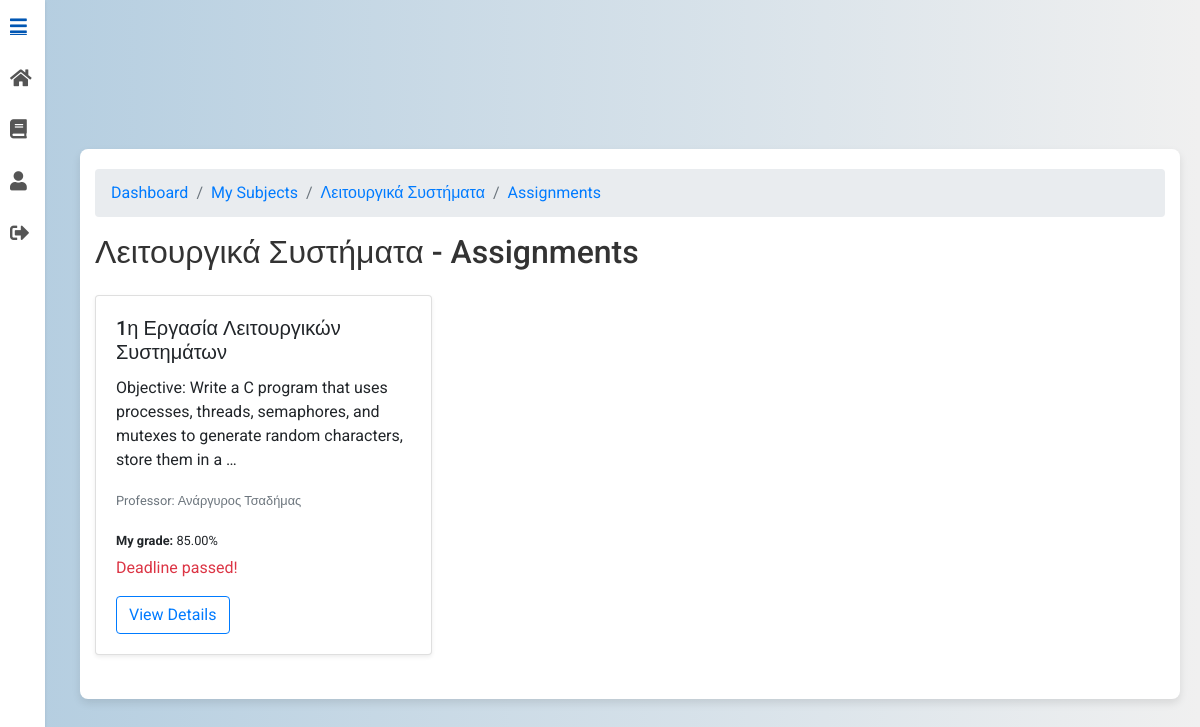
The page /assignments/1/ (signed in) on the database its author committed.
### subjects/models.py (models this page shows, shortened)
class Subject(models.Model):
    name = models.CharField(max_length=100)
    professor = models.ForeignKey(
        CustomUser,
        limit_choices_to={"role": "professor"},
        on_delete=models.CASCADE,
        editable=False,
    )
    description = models.TextField(blank=True)
    class Meta:
        ordering = ["name"]

### assignments/models.py (models this page shows, shortened)
class Assignment(models.Model):
    title = models.CharField(max_length=255)
    description = models.TextField()
    subject = models.ForeignKey("subjects.Subject", related_name="assignments", on_delete=models.CASCADE)
    professor = models.ForeignKey("users.CustomUser", limit_choices_to={"role": "professor"}, on_delete=models.CASCADE)
    due_date = models.DateTimeField()
    file = models.FileField(upload_to=assignment_upload_path, blank=True, null=True, max_length=1024)
    autograde_enabled = models.BooleanField(default=True)
    autograde_max_tokens = models.PositiveIntegerField(default=16000)
    autograde_leniency = models.PositiveIntegerField(default=5)
    autograde_weight_runtime = models.FloatField(default=0.7)
    autograde_weight_rubric = models.FloatField(default=0.3)
    autograde_job_scheduled = models.BooleanField(default=False)
    autograde_done_at = models.DateTimeField(blank=True, null=True)
    created_at = models.DateTimeField(auto_now_add=True)
    updated_at = models.DateTimeField(auto_now=True)

### users/models.py (models this page shows, shortened)
class CustomUser(AbstractUser):
    ROLE_CHOICES = [
        ('student', 'Student'),
        ('professor', 'Professor')
    ]
    role = models.CharField(max_length=10, choices=ROLE_CHOICES)
    institution = models.ForeignKey('Institution', on_delete=models.SET_NULL, null=True, blank=True)

### assignments/views.py (the view)
# urls.py: path("<int:subject_id>/", views.AssignmentListView.as_view(), name="assignment_list"),
class AssignmentListView(LoginRequiredMixin, BreadcrumbMixin, ListView):
    model = Assignment
    template_name = "assignment_list.html"
    context_object_name = "assignments"
    subject: Subject | None = None  # set in get_queryset
    def get_queryset(self):
        self.subject = get_object_or_404(Subject, pk=self.kwargs["subject_id"])
        if not (_is_owner_prof(self.request.user, self.subject) or _is_enrolled(self.request.user, self.subject)):
            return Assignment.objects.none()
        return (
            Assignment.objects.filter(subject=self.subject)
            .select_related("professor")
            .order_by("-due_date", "title")
        )
    def get_breadcrumbs(self):
        return [
            ("Dashboard", DASHBOARD_URL),
            ("My Subjects", reverse_lazy("subjects:my_subjects")),
            (self.subject.name, reverse_lazy("subjects:subject_detail", kwargs={"pk": self.subject.pk})),
            ("Assignments", self.request.path),
        ]
    def get_context_data(self, **kwargs):
        ctx = super().get_context_data(**kwargs)
        user = self.request.user
        ctx["subject"] = self.subject
        ctx["can_manage"] = _is_owner_prof(user, self.subject)
        ctx["breadcrumbs"] = self.get_breadcrumbs()
        if getattr(user, "role", None) != "professor":
            now = timezone.now()
            for a in ctx["assignments"]:
                a.can_submit = a.due_date > now
                a.my_submission_id = None
                a.my_grade_pct = None
            if HAS_SUBMISSIONS and ctx["assignments"]:
                subs = {
                    s.assignment_id: s
                    for s in AssignmentSubmission.objects.filter(
                        assignment__in=ctx["assignments"], student=user
                    ).only("id", "assignment_id", "grade_pct")
                }
                for a in ctx["assignments"]:
                    s = subs.get(a.id)
                    if s:
                        a.my_submission_id = s.id
                        a.my_grade_pct = getattr(s, "grade_pct", None)
                        a.can_submit = a.due_date > now
        return ctx

### UniGrading/mixin.py (called while the page is built)
    def get_context_data(self, **kwargs):
        context = super().get_context_data(**kwargs)
        context["breadcrumbs"] = self.get_breadcrumbs()
        return context

### assignments/views.py (called while the page is built)
def _is_owner_prof(user, subject: Subject) -> bool:
    return getattr(user, "role", None) == "professor" and subject.professor_id == user.id

def _is_enrolled(user, subject: Subject) -> bool:
    return Enrollment.objects.filter(user=user, subject=subject).exists()

### assignments/templates/assignment_list.html (shortened to what this page needs)
{% extends 'base.html' %}
{% load static %}
{% load view_breadcrumbs %}
{% block content %}
<div class="container mt-5">
  <nav aria-label="breadcrumb">
    <ol class="breadcrumb">
      {% for name, url in breadcrumbs %}
        <li class="breadcrumb-item"><a href="{{ url }}">{{ name }}</a></li>
      {% endfor %}
    </ol>
  </nav>
  <div class="d-flex justify-content-between mb-3">
    <h2>{{ subject.name }} - Assignments</h2>
  </div>
  <div class="row">
    {% for assignment in assignments %}
      <div class="col-md-4">
        <div class="card mb-4 shadow-sm">
          <div class="card-body">
            <h5 class="card-title">{{ assignment.title }}</h5>
            <p class="card-text">{{ assignment.description|truncatewords:20 }}</p>
            <p class="card-text">
              <small class="text-muted">
                Professor: {{ assignment.professor.get_full_name|default:assignment.professor.email }}
              </small>
            </p>
            {% if user.role != "professor" and assignment.my_grade_pct is not None %}
              <p class="mb-1">
                <small><strong>My grade:</strong> {{ assignment.my_grade_pct|floatformat:2 }}%</small>
              </p>
            {% endif %}
            <p class="card-text text-danger" id="countdown-{{ assignment.pk }}">
            </p>
            <div class="d-flex flex-wrap align-items-center">
              <a href="{% url 'assignments:assignment_detail' assignment.pk %}" class="btn btn-outline-primary">
                View Details
              </a>
            </div>
          </div>
        </div>
      </div>
    {% empty %}
      <div class="col-12">
        <p class="text-muted text-center">No assignments available.</p>
      </div>
    {% endfor %}
  </div>
</div>
{% endblock %}

### static/css/styles.css (style rules this page uses)
body { font-family: 'Roboto', sans-serif; background: linear-gradient(to right, #b3cde0, #f0f0f0); margin: 0; padding: 0; display: flex; justify-content: center; align-items: center; min-height: 100vh; }
.container { background-color: #ffffff; padding: 20px; border-radius: 8px; box-shadow: 0 4px 8px rgba(0, 0, 0, 0.1); max-width: 900px; width: 100%; animation: fadeIn 1s ease-in-out; }
h2 { text-align: center; color: #333333; margin-bottom: 20px; }
.card { transition: transform 0.3s, box-shadow 0.3s; }

### subjects/templates/base.html (style rules this page uses)
body { background: linear-gradient(to right, #b3cde0, #f0f0f0); margin: 0; padding: 0; font-family: 'Roboto', sans-serif; display: flex; }
.main-content > * { max-width: 100%; }

### rows shown on the page
Subject: breadcrumbs "Λειτουργικά Συστήματα", name "Λειτουργικά Συστήματα"
Assignment: title "1η Εργασία Λειτουργικών Συστημάτων", description "Objective: Write a C program that uses processes, threads, semaphores, and mutexes to generate random characters, store them in a …", professor.get_full_name "Ανάργυρος Τσαδήμας", my_grade_pct "85.00"

### other values the page prints
{{ name }} "Dashboard" "My Subjects" "Assignments"
